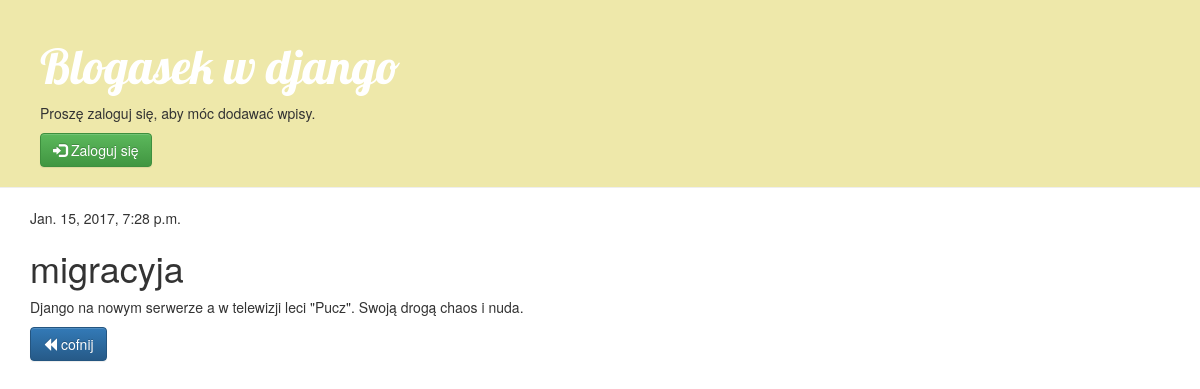
Page /blogasek/post/7/ on the committed database.
### blogasek/models.py (models this page shows, shortened)
class Post(models.Model):
    author = models.ForeignKey('auth.User')
    title = models.CharField(max_length=200)
    text = models.TextField()
    created_date = models.DateTimeField(
            default=timezone.now)
    published_date = models.DateTimeField(
            blank=True, null=True)

### blogasek/views.py (the view)
# urls.py: url(r'^post/(?P<pk>[0-9]+)/$', views.post_detail, name='post_detail'),
def post_detail(request, pk):
    post = get_object_or_404(Post, pk=pk)
    return render(request, 'blogasek/post_detail.html', {'post': post})

### blogasek/templates/blogasek/post_detail.html
{% extends 'blogasek/base.html' %}
{% block content %}
    <div class="post">
        {% if post.published_date %}
            <div class="date">
                {{ post.published_date }}
            </div>
        {% endif %}
        <h1>{{ post.title }}</h1>
        <p>{{ post.text|linebreaksbr }}</p>
    </div>
<a href="{{request.META.HTTP_REFERER}}" class="btn btn-primary"><span class="glyphicon glyphicon-backward"></span> cofnij</a>
{% endblock %}

### rows in the picture
Post: published_date "Jan. 15, 2017, 7:28 p.m.", title "migracyja", text "Django na nowym serwerze a w telewizji leci \"Pucz\". Swoją drogą chaos i nuda."
